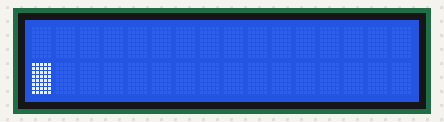
A sketch run on a simulated Arduino Uno, built with avr-gcc and run on an emulated ATmega328P. Shown: 16×2 character LCD.

Above: at 0.18 s.
At 3.42 s:
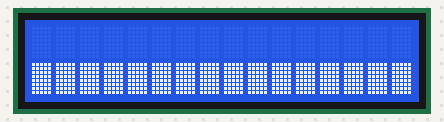
At 7.91 s:
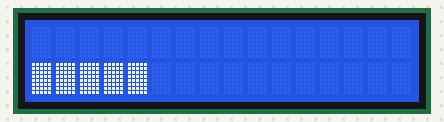
At 12.51 s:
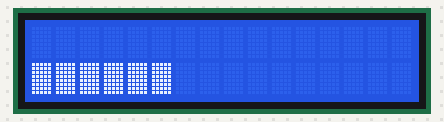
At 21.5 s:
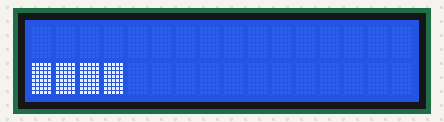
At 39.69 s:
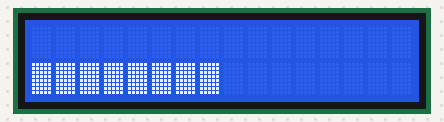

The sketch:

parte_2.ino
```cpp
////////////////////////////////////////////////////////////////////////
// Código que usa um potenciômetro para fazer uma barra de progressão //
////////////////////////////////////////////////////////////////////////

#include <Wire.h> // Biblioteca comunicação com o I2C
#include <LiquidCrystal_I2C.h> // Biblioteca comunicação com o display 16x2

#define col 16 // define numero de colunas do display
#define lin  2 // define numero de linhas do display
#define ende  0x27 // define endereço do display.

// int val = 0;

LiquidCrystal_I2C lcd(ende,col,lin);
// função LiquidCrystal para ser usada com o I2C

byte acende[] = { B11111, B11111, B11111, B11111, B11111, B11111, B11111, B11111 };
byte apaga[] = { B00000, B00000, B00000, B00000, B00000, B00000, B00000, B00000 };

void setup() {
  lcd.init(); // iniciar a comunicação com o display
  lcd.backlight(); // liga a luz do display
  lcd.clear(); // limpa a tela do display
}

void loop() {
  barraProgressao();
};

void barraProgressao(){

  int c = 0; // Coluna na qual vai acender ou apagar o bloco

  for(int x = 0; x < 256; x += 16, c++){
    lcd.createChar(0, acende);
    lcd.setCursor(c, 1);
    lcd.write(0);
    delay(200);
  }
  for(int x = 256, c = 16; x >= 0; x -= 16, c--){
    lcd.createChar(1, apaga);
    lcd.setCursor(c, 1);
    lcd.write(1);
    delay(200);
  }
}
```

Measured:
- what the display in image 1 shows lasts 0.4 s, from 3.2 s to 3.6 s
